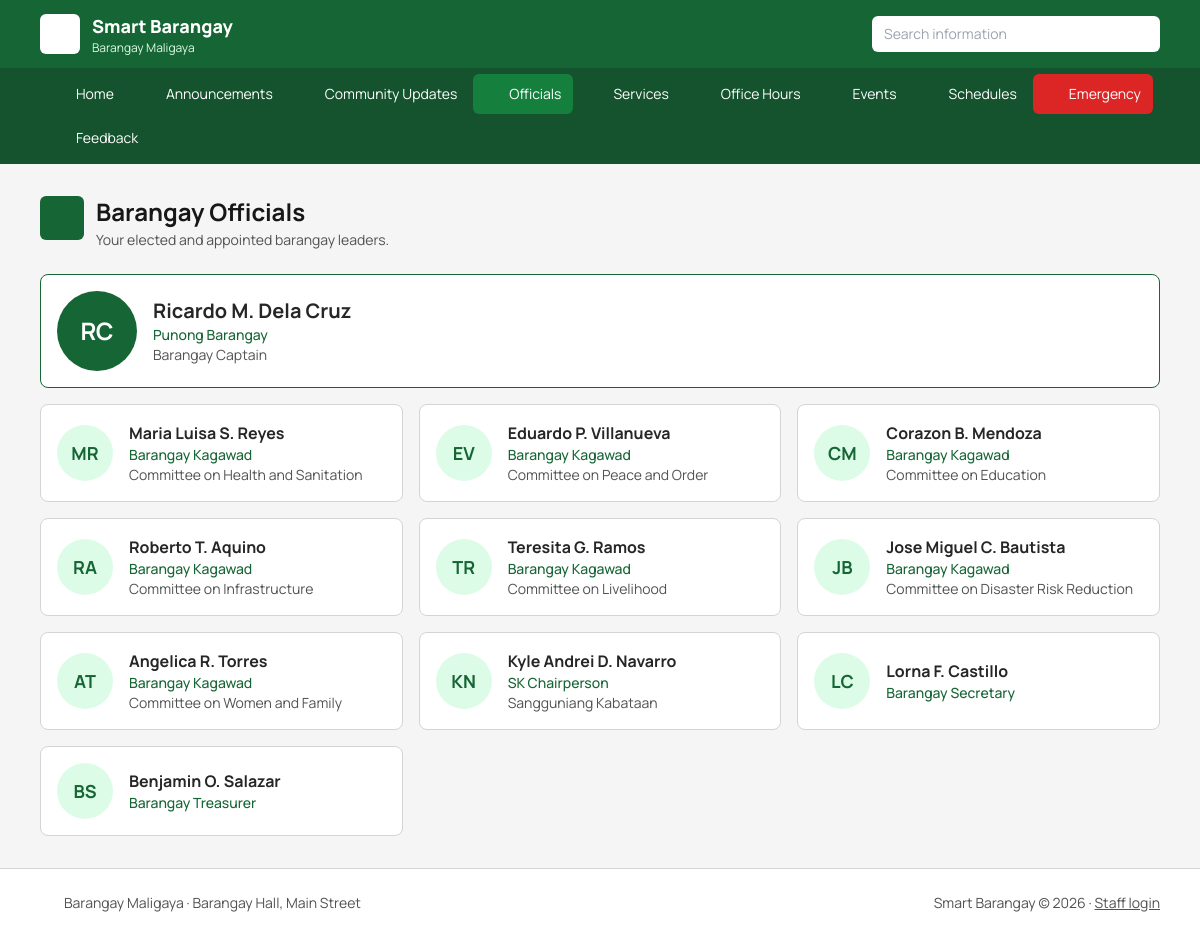
Page /officials.php on the committed database.
### tables this page shows
CREATE TABLE `officials` (
  `id` int(11) NOT NULL,
  `name` varchar(100) NOT NULL,
  `position` varchar(100) NOT NULL,
  `committee` varchar(120) DEFAULT NULL,
  `sort_order` int(11) NOT NULL DEFAULT 0
);

### officials.php (the view, shortened to what this page needs)
<?php
require 'config.php';
$officials = $pdo->query('SELECT * FROM officials ORDER BY sort_order, id')->fetchAll();
include 'includes/header.php';
echo page_head('users', 'Barangay Officials', 'Your elected and appointed barangay leaders.');
?>
<?php if (!$officials): ?>
  <p class="bg-white border border-dashed border-neutral-300 rounded-lg p-8 text-center text-neutral-600">The list of officials is not available yet.</p>
<?php else: ?>
  <div class="grid gap-4 sm:grid-cols-2 lg:grid-cols-3">
    <?php foreach ($officials as $o): $lead = $o['position'] === 'Punong Barangay'; ?>
      <div class="bg-white border rounded-lg p-4 flex items-center gap-4 <?= $lead ? 'border-green-800 sm:col-span-2 lg:col-span-3' : 'border-neutral-300' ?>">
        <div class="shrink-0 rounded-full flex items-center justify-center font-bold <?= $lead ? 'w-20 h-20 text-2xl bg-green-800 text-white' : 'w-14 h-14 text-lg bg-green-100 text-green-800' ?>"><?= e(initials($o['name'])) ?></div>
        <div class="min-w-0">
          <h2 class="font-bold <?= $lead ? 'text-xl' : '' ?>"><?= e($o['name']) ?></h2>
          <p class="text-sm font-medium text-green-800"><?= e($o['position']) ?></p>
          <?php if ($o['committee']): ?><p class="text-sm text-neutral-600"><?= e($o['committee']) ?></p><?php endif; ?>
        </div>
      </div>
    <?php endforeach; ?>
  </div>
<?php endif; ?>
<?php include 'includes/footer.php'; ?>

### rows in the picture
officials: name "RC", name "Ricardo M. Dela Cruz", position "Punong Barangay", committee "Barangay Captain"
officials: name "MR", name "Maria Luisa S. Reyes", position "Barangay Kagawad", committee "Committee on Health and Sanitation"
officials: name "EV", name "Eduardo P. Villanueva", position "Barangay Kagawad", committee "Committee on Peace and Order"
officials: name "CM", name "Corazon B. Mendoza", position "Barangay Kagawad", committee "Committee on Education"
officials: name "RA", name "Roberto T. Aquino", position "Barangay Kagawad", committee "Committee on Infrastructure"
officials: name "TR", name "Teresita G. Ramos", position "Barangay Kagawad", committee "Committee on Livelihood"
officials: name "JB", name "Jose Miguel C. Bautista", position "Barangay Kagawad", committee "Committee on Disaster Risk Reduction"
officials: name "AT", name "Angelica R. Torres", position "Barangay Kagawad", committee "Committee on Women and Family"
officials: name "KN", name "Kyle Andrei D. Navarro", position "SK Chairperson", committee "Sangguniang Kabataan"
officials: name "LC", name "Lorna F. Castillo", position "Barangay Secretary"
officials: name "BS", name "Benjamin O. Salazar", position "Barangay Treasurer"

### other values in the picture
BARANGAY_NAME "Barangay Maligaya"
$label "Home"
$label "Announcements"
$label "Community Updates"
$label "Officials"
$label "Services"
$label "Office Hours"
$label "Events"
$label "Schedules"
$label "Emergency"
$label "Feedback"
$title "Barangay Officials"
$sub "Your elected and appointed barangay leaders."
BARANGAY_ADDRESS "Barangay Hall, Main Street"
